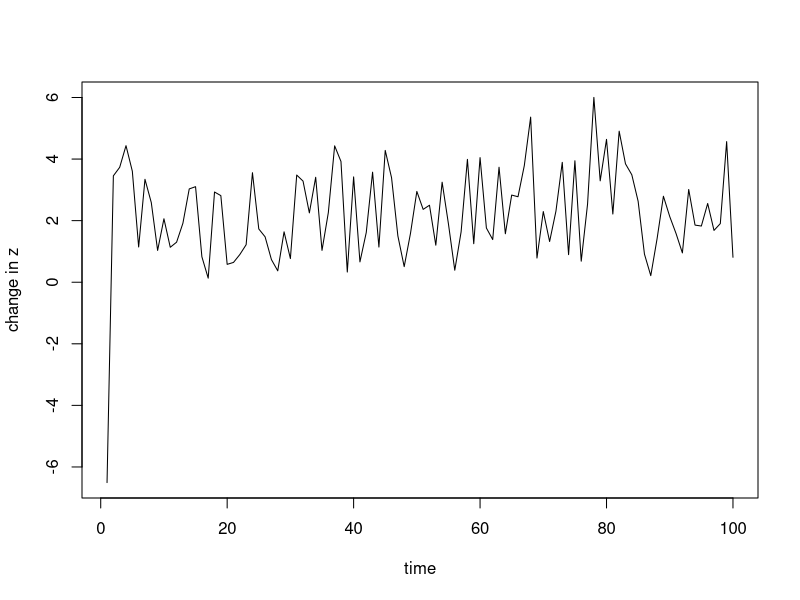
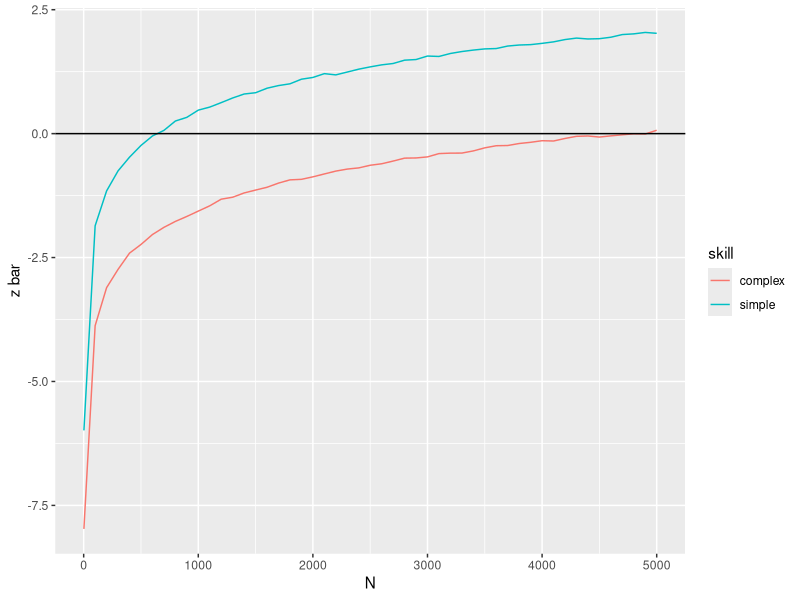

R code for these plots, in order:
## ---- chunk 1
beta <- 1
alpha <- beta*7
alpha/beta

Rounds <- 100
N <- 5000
f <- rep(NA, N)
z <- runif(n=N, min=0, max=1)
zbar <- rep(NA, Rounds)

for(r in 1:Rounds){
  # update f
    # f <- z/max(z)
    # or for perfect identification of most skilful individual
    f <- as.numeric(z == max(z))
  
  # choose whom to observe
    obs <- sample(x=1:N, prob=f, replace=T)
    
  # calculate new z
  znew <- rlogis(n=N, location=z[obs]-alpha, scale=beta)
  
  # record average z
    zbar[r] <- mean(znew-z)
      
  # update z
    z <- znew
}
plot(zbar, type="l", xlab="time", ylab="change in z")
mean(zbar)
## ---- chunk 2
# automate process
demography_model <- function(R, N, f, z, alpha, beta, repeats){
  res <- lapply(1:repeats, function(r){
    z <- runif(n=N, min=0, max=1)
    zbar <- rep(NA, R)
    for(r in 1:R){
      # we simplify and ommit f and obs by assuming all individuals observe the best individual 
      znew <- rlogis(n=N, location=z[ which.max(z) ]-alpha, scale=beta)
      zbar[r] <- mean(znew-z)
      z <- znew
    }
    return(mean(zbar))
  })
  mean(unlist(res))
}

demography_model(R=100, N=5000, alpha=7, beta=1, repeats=10)

sizes <- c(2, seq(100,5000,by=100))
beta <- 1
res <- lapply(sizes, demography_model, R=200, alpha=beta*7, beta=beta, repeats=20)
res2 <- lapply(sizes, demography_model, R=200, alpha=beta*9, beta=beta, repeats=20)
df <- data.frame(N = sizes, zbar = c(unlist(res), unlist(res2)), skill=rep(c("simple","complex"), each=length(sizes)))

library(ggplot2)
ggplot(df) + geom_line(aes(x=N, y=zbar, color=skill)) + xlab("N") + ylab("z bar") + geom_hline(yintercept=0)
